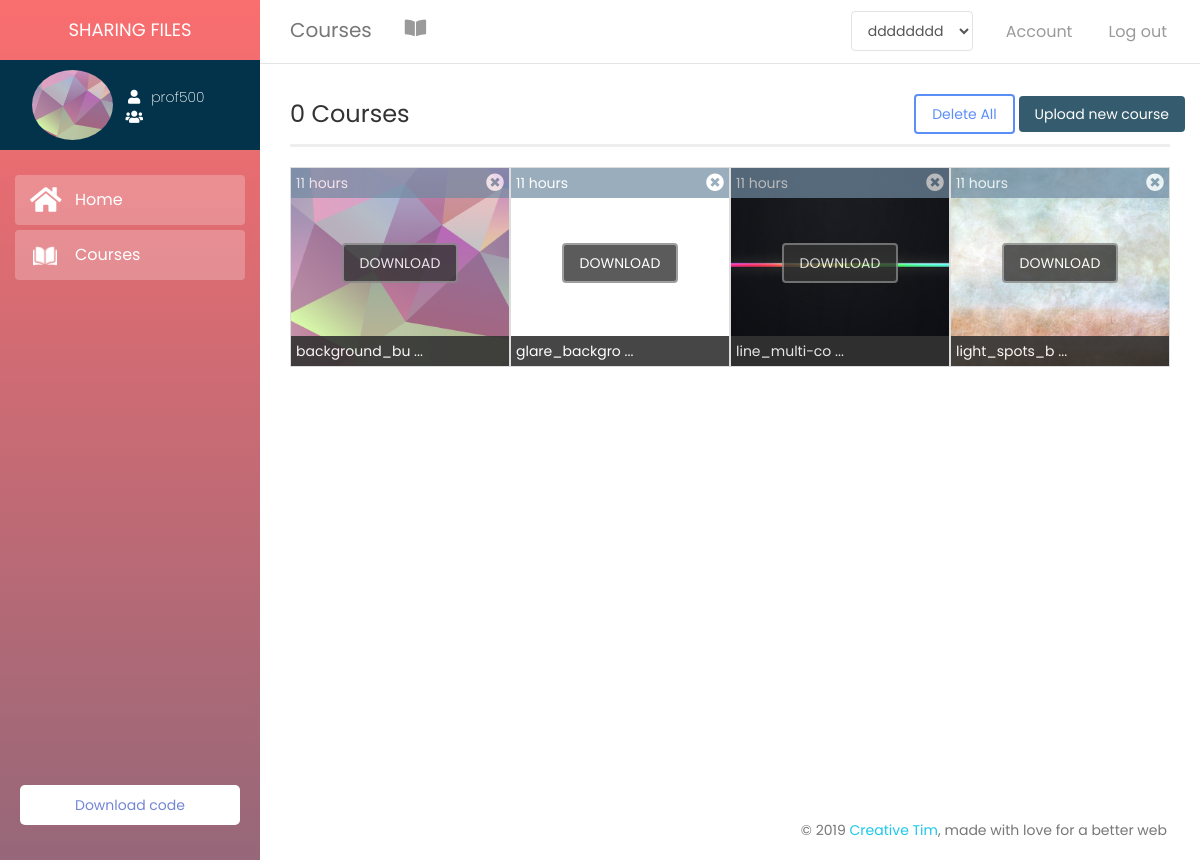
The app's page /index/professor/courses.php?user=prof500 (signed in) with its own data.
### tables this page shows
CREATE TABLE IF NOT EXISTS `professeur` (
  `pseudo_prof` varchar(100) NOT NULL,
  `email_prof` varchar(100) NOT NULL,
  `prenom_prof` varchar(100) NOT NULL,
  `nom_prof` varchar(100) NOT NULL,
  `pass` varchar(100) NOT NULL,
  `adresse_prof` varchar(100) DEFAULT NULL,
  `pays_prof` varchar(100) DEFAULT NULL,
  `ville_prof` varchar(100) DEFAULT NULL,
  `tele_prof` varchar(100) DEFAULT NULL,
  `sexe_prof` varchar(100) NOT NULL,
  `propos_prof` text,
  `image_prof` text,
  `reponse` varchar(100) NOT NULL,
  `question` varchar(100) NOT NULL,
  PRIMARY KEY (`pseudo_prof`),
  KEY `question` (`question`)
);

CREATE TABLE IF NOT EXISTS `fichier` (
  `nom` varchar(200) NOT NULL,
  `type` varchar(100) NOT NULL,
  `fich_date` datetime DEFAULT NULL,
  `groupe_id` int(11) NOT NULL,
  PRIMARY KEY (`nom`),
  KEY `groupe_id` (`groupe_id`)
);

### includes/functions.php (the view, shortened to what this page needs)
<?php
    require 'config.php';
    function get_group_count($pseudo_prof){
        global $con;
        $rq = "SELECT count(id) FROM groupe WHERE pseudo_prof = '$pseudo_prof'";
        $res = mysqli_query($con,$rq);
        $row = mysqli_fetch_assoc($res);
        return $row['count(id)'];
    }
    function get_grpId_byProf($pseudo){
        global $con;
        $rq = "SELECT id FROM groupe WHERE pseudo_prof = '$pseudo'";
        $res = mysqli_query($con,$rq);
        $row = mysqli_fetch_assoc($res);
        return $row['id'];
    }
    function get_pageName(){
        $page = explode('.', basename($_SERVER['PHP_SELF']));
        return ucfirst($page[0]);
    }
    function get_index_theme(){
        if(isset($_SESSION['plan']))
        {
            $plan = $_SESSION['plan'];
            if($plan == 'student')
                return '<link rel="stylesheet" type="text/css" href="../assets/style/themes/student_theme.css">';
            else if($plan == 'professor')
                return '<link rel="stylesheet" type="text/css" href="../assets/style/themes/prof_theme.css">';
            else if($plan == 'admin')
                return '<link rel="stylesheet" type="text/css" href="../assets/style/themes/admin_theme.css">';
            else
                header('location: plans/plans.php');
            return false;
        }
        else
            header('location: login.php');
    }
    function select_home_query($select,$table,$where,$pseudo){
        global $con;
        $rq = "SELECT $select FROM $table WHERE $where = '$pseudo'";
        return mysqli_query($con,$rq);
    }
    function get_time_unit($fich_date){
        $datenow = time();
        $file_date = strtotime($fich_date);
        $time_left = $datenow - $file_date;
        switch($time_left){
            case ($time_left >= 60*60 && $time_left < 60*60*24):
                $time_left = floor($time_left / (60*60));
                $unit = 'hours';break;
        }
        return array('time_left' => $time_left, 'unit' => $unit);
    }
    function load_coures_query($grp_id,$current_page){
        global $con;
        $courses = array();
        $rq = "SELECT * FROM fichier WHERE groupe_id = '$grp_id' ORDER BY fich_date DESC";
        $res = mysqli_query($con,$rq);
        $i = 0;
        $courses[] = array();
        while($row = mysqli_fetch_assoc($res)){
            $file_name = $row['nom'];
            $fich_date = $row['fich_date'];
            $unit_and_time_left = get_time_unit($fich_date);
            $time_left = $unit_and_time_left['time_left'];
            $unit = $unit_and_time_left['unit'];
            $file_extension = get_file_extension($file_name);
            if($file_extension != 'png' && $file_extension != 'jpg' && $file_extension != 'jpeg'){
                $icon_dir = generate_icon($file_name,$current_page);
                $css = 'background-size: contain;';
            }
            else{
                $icon_dir = '../cloud/'.$file_name;
                $css = 'background-size: cover;';
            }
            $courses[$i] = '<div class="file col-xs-6 col-sm-4 col-md-2 col-lg-3" style="border:1px solid #ddd;height:200px;margin-top:20px;padding:0;position:relative;background-image: url('.$icon_dir.');'.$css.'">
            <div class="file-date" style="padding:5px;color:#fff;background-color:#708ba2;opacity:0.7;width:100%"><span id="date">'.$time_left.' '.$unit.'</span>
            <i id="'.$file_name.'" style="float:right;font-size:large;cursor:pointer;" class="delete_file fas fa-times-circle"></i>
            </div>
            <div id="ms-container">
                <label class="label-ms"  for="ms-download">
                    <div class="ms-content">
                        <div class="ms-content-inside">
                            <input type="checkbox" id="ms-download" />
                            <div class="ms-line-down-container">
                                <div class="ms-line-down"></div>
                            </div>
                            <div class="ms-line-point"></div>
                        </div>
                    </div>
                </label>
            </div>
            <div class="desc" style="padding:5px;color:#fff;background-color:#333;bottom:0;opacity:.9;position:absolute;width:100%"><span class="title">'.$file_name.'</span></div>
            <div class="download-container text-center" style="height:0"><a href="cloud/'.$file_name.'" download><button type="button" class="btn-download btn btn-default" style="background-color:#333;color:#fff;z-index:999;margin-top:45px;">DOWNLOAD</button></a>
		    </div>
            </div>';
            $i= $i + 1;
        }
        return $courses;
    }
    function get_file_extension($file_name){
        $file_name = explode('.', $file_name);
        $file_extension = end($file_name);
        return $file_extension;
    }
?>

### index/professor/courses.php (shortened to what this page needs)
<?php
    include '../includes/header.php';
?>
<?php
    if(isset($_GET['user']))
    {
        $pseudo = $_GET['user'];
        if(!empty($pseudo) && $pseudo == $_SESSION['user'])
        {
            $res = select_home_query('*','etudient','pseudo_etu',$pseudo);
            $row = mysqli_fetch_assoc($res);
            $grp_id = $row['groupe_id'];
?>
<div class="wrapper">
    <?php include 'includes/sidebar.php'; ?>
    <div class="main-panel">
    <?php include '../includes/top_nav.php'; ?>
        <div class="content">
            <div id="container-fluid" class="container-fluid">
                <div id="top-panel" class="top-panel row">
                    <span class="courses_count" style="line-height:40px;font-size:x-large;">
                        <?php
                        $res = mysqli_query($con,"select count(nom) from fichier WHERE groupe_id = '$grp_id' ");
                        $row = mysqli_fetch_assoc($res);
                        echo $row['count(nom)'];
                    ?> Courses</span>
                    <div class="upload">
                        <button type="button" id="delete-button" class="btn btn-primary">
                            Delete All
                        </button>
                        <label id="file-button" class="btn btn-default btn-file">
                            Upload new course <input type="file" id="file_course" style="display: none;">
                        </label>
                    </div>
                </div>
                <div class="line"></div>
                <?php
                    $grp_count = get_group_count($pseudo);
                    if($grp_count == 0)
                        echo '<script>
                        load_add_groupe_notification();
                        </script>
                        ';
                    else
                    {
                        $grp_id = get_grpId_byProf($pseudo);
                        $current_page = get_pageName();
                        $files = load_coures_query($grp_id,$current_page);
                        if($files[0] != null){
                            foreach ($files as $file) {
                            echo $file;
                            }
                        }
                    }
                ?>
        </div>
    </div>
</div>
<?php
        }
        else
            header ('location: ../login.php');
    }
    else
        redirect_url('home.php');
?>
<?php include '../includes/footer.php'; ?>

### index/professor/includes/sidebar.php (shortened to what this page needs)
<?php
        if(isset($_GET['user']))
        {
            $pseudo = $_GET['user'];
            if(!empty($pseudo) && $pseudo == $_SESSION['user'])
            {
                $res = select_home_query('*','professeur','pseudo_prof',$pseudo);
                $row = mysqli_fetch_assoc($res);
                $imageName = $row['image_prof'];
                if($res != NULL)
                {
                    $image_dir = 'assets/images/';
                        $image_dir = 'assets/images/default/'; ?>
        <div class="sidebar" >
    	<div class="sidebar-wrapper">
            <div class="logo">
                <div class="simple-text">
                    Sharing files
                </div>
            </div>
            <div class="profile">
                <div class="profile-img" id="profile-img" style="background-image: url(<?php echo $image_dir.$imageName?>)"></div>
                <div class="profile-info">
                    <div class="username"><i class="fa fa-user" aria-hidden="true"></i><span class="username-text"><?php echo $pseudo ?></span></div>
                    <div class="groupe"><i class="fa fa-users" aria-hidden="true"></i><span class="groupe-text"><?php echo $_SESSION['grp_id'] ?></span></div>
                </div>
            </div>
            <ul class="nav">
                <li class="active">
                    <a href="home.php?user=<?php echo $pseudo ?>">
                        <i class="fa fa-home" aria-hidden="true"></i>
                        <p>Home</p>
                    </a>
                </li>
                <li class="active">
                    <a href="courses.php?user=<?php echo $pseudo ?>">
                        <i aria-hidden="true"><img src="../assets/icons/open-book.png"></i>
                        <p>Courses</p>
                    </a>
                </li>
            </ul>
            <ul class="list-unstyled CTAs">
                <li>
                    <a href="#" class="download">Download code</a>
                </li>
   		    </ul>
    	</div>
    </div>
    <?php
                        }
                    }
                    else
                    header ('location: ../login.php');
                }
                else
                    redirect_url('home.php');
        ?>

### index/assets/style/style.css (style rules this page uses)
.profile { background-color: #03334a; padding: 10px 5px 10px 10px; display: flex; }
#profile-img { width: 33%; height: 70px; background-size: cover; border-radius: 50%; background-position: center; margin-left: 9%; }
.profile-info { padding: 7% 0% 0% 5%; }
.username-text { margin-left: 8px; }
#file-button { color: #fff; background-color: #03334a; border: none; text-transform: inherit; }
.line { width: 100%; height: 1px; border-bottom: 3px solid #eee; }
.file { background-position: center; background-repeat: no-repeat; }
.row { margin-left: 0!important; }
.upload { display:inline; float: right; }
.top-panel { margin-bottom: 10px; }
ul.CTAs { padding: 20px; position: absolute; bottom: 0; width: 100%; }
ul.CTAs a { text-align: center; font-size: 1em; display: block; border-radius: 5px; margin-bottom: 5px; padding: 10px; }
a.download { background: #fff; color: #7386D5; }

### index/assets/style/themes/prof_theme.css (style rules this page uses)
:root { --back-color: #64647e; --main-color: #fa6e6f; --second-color: #64647e; }
.sidebar { background: var(--main-color); background: linear-gradient(to bottom, var(--main-color) 0%, var(--back-color) 150%); background-size: 150% 150%; }

### records on screen
professeur: image_prof (picture)
fichier: nom (picture), fich_date "11", fich_date "hours"
fichier: fich_date "11", fich_date "hours"
fichier: nom (picture), fich_date "11", fich_date "hours"
fichier: nom (picture), fich_date "11", fich_date "hours"

### other values on screen
$pseudo "prof500"
get_pageName() "Courses"
$row['count(nom)'] "0"
$file_name "background_bu ..."
$file_name "glare_backgro ..."
$file_name "line_multi-co ..."
$file_name "light_spots_b ..."
form field groupe "dddddddd"
